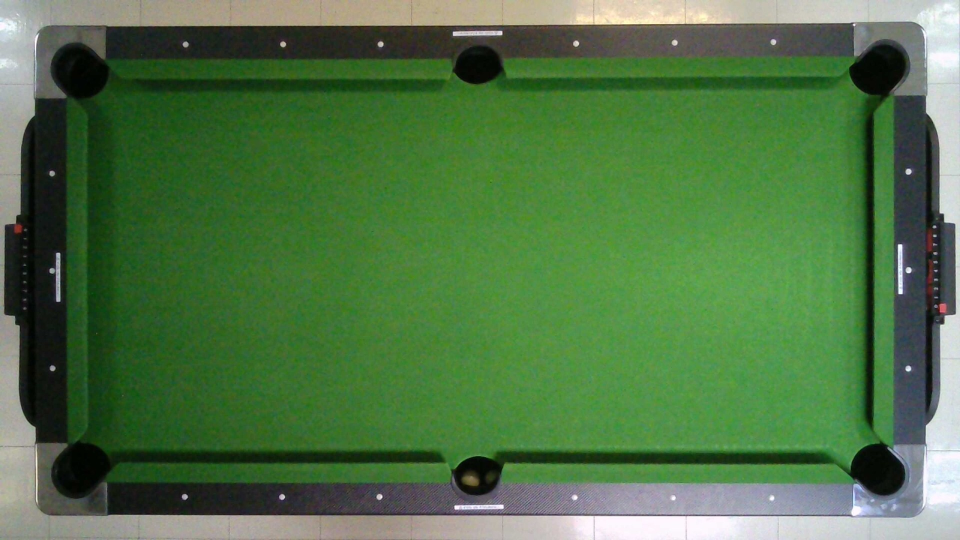
#> input picture Test_Perspective/new.jpg, 1920 x 1080 px, given in place of modeSelect.png, which was not available (shown at 1/2 size)
$ python Done_jaaaa.py
#> lines starting #> are read from the running program, lines starting #| are printed output that depends on the picture; after the words box and inside, x2 and y2 are one past the last pixel; in counts of white or black regions, pixels touching at a corner belong together; pictures that were not available may be replaced by others from this repository, and a replacement may not be noted
import numpy as np
import cv2
import time
import random
import math
import BallDetectionLib as BDLib

vidcap = cv2.VideoCapture(0)
width = 1920
height = 1080
vidcap.set(cv2.CAP_PROP_FRAME_HEIGHT, 1080)
vidcap.set(cv2.CAP_PROP_FRAME_WIDTH, 1920)

# Define the lower and upper bounds of the skin color in the HSV color space [NightBlue]
lower_skin = np.array([80, 70, 70], dtype=np.uint8)
upper_skin = np.array([100, 255, 255], dtype=np.uint8)

# Define the lower and upper bounds of the skin color in the HSV color space [NightBlue]
lower_skin_white = np.array([70, 0, 100], dtype=np.uint8)
upper_skin_white = np.array([85, 255, 255], dtype=np.uint8)

# Define the lower and upper bounds of the skin color in the HSV color space [Morning]
# lower_skin = np.array([80, 30, 180], dtype=np.uint8)
# upper_skin = np.array([100, 255, 255], dtype=np.uint8)

# Define the lower and upper bounds of the skin color in the HSV color space [Noon]
# lower_skin = np.array([60, 20, 200], dtype=np.uint8)
# upper_skin = np.array([100, 255, 255], dtype=np.uint8)

# Define the rectangular zone
x1NextBtn, y1NextBtn = 1750, 710  # top-left corner
x2NextBtn, y2NextBtn = 1850, 810  # bottom-right corner

x1PrevBtn, y1PrevBtn = 1600, 710  # top-left corner
x2PrevBtn, y2PrevBtn = 1700, 810  # bottom-right corner

x1BackBtn, y1BackBtn = 1750, 70  # top-left corner
x2BackBtn, y2BackBtn = 1850, 170  # bottom-right corner

x1TrainingBtn, y1TrainingBtn = 611, 105  # top-left corner
x2TrainingBtn, y2TrainingBtn = 1310, 403  # bottom-right corner

x1GamePlayBtn, y1GamePlayBtn = 611, 477  # top-left corner
x2GamePlayBtn, y2GamePlayBtn = 1310, 775  # bottom-right corner

x1BasicBtn, y1BasicBtn = 234, 394  # top-left corner
x2BasicBtn, y2BasicBtn = 681, 763  # bottom-right corner

x1AmatureBtn, y1AmatureBtn = 737, 394  # top-left corner
x2AmatureBtn, y2AmatureBtn = 1184, 763  # bottom-right corner

x1ProBtn, y1ProBtn = 1239, 394  # top-left corner
x2ProBtn, y2ProBtn = 1686, 763  # bottom-right corner

x1SingleBtn, y1SingleBtn = 259, 252  # top-left corner
x2SingleBtn, y2SingleBtn = 895, 791  # bottom-right corner

x1MultiBtn, y1MultiBtn = 1026, 252  # top-left corner
x2MultiBtn, y2MultiBtn = 1662, 791  # bottom-right corner

x1ReplayBtn, y1ReplayBtn = 271, 702  # top-left corner
x2ReplayBtn, y2ReplayBtn = 472, 764  # bottom-right corner

x1ExitBtn, y1ExitBtn = 1441, 702  # top-left corner
x2ExitBtn, y2ExitBtn = 1642, 764  # bottom-right corner


# Initialize the timer
start_time = None
debounceTime = 1.5

stageBasic1Pics = [
    'stageBridge.png',
    'stageBridge_2.png',
    'stageBridge_3.png',
    'stageBridge_4.png',
]

stageBasic2Pics = [
    'stageStraight.png',
    'stageStraight_2.png',
    'stageStraight_3.png'
]

stageBasic3Pics = [
    'stageGhost.png',
    'stageGhost_2.png',
    'stageGhost_3.png',
    'stageGhost_4.png'
]

stageAmature1Pics = [
    'stageCombination.png',
    'stageCombination_2.png',
    'stageCombination_3.png',
    'stageCombination_4.png',
]

stageAmature2Pics = [
    'stageDiamond.png',
    'stageDiamond_2.png',
    'stageDiamond_3.png',
    'stageDiamond_4.png',
    'stageDiamond_5.png',
    'stageDiamond_6.png',
    'stageDiamond_7.png',
    'stageDiamond_8.png',
    'stageDiamond_9.png',
]

stageAmature3Pics = [
    'stageBallControl.png',
    'stageBallControl_2.png',
    'stageBallControl_3.png',
    'stageBallControl_4.png',
    'stageBallControl_5.png',
    'stageBallControl_6.png',
    'stageBallControl_7.png',
]

stagePro1Pics = [
    'stageBasicPositioning.png',
    'stageBasicPositioning_2.png',
    'stageBasicPositioning_3.png',
    'stageBasicPositioning_4.png',
    'stageBasicPositioning_5.png',
    'stageBasicPositioning_6.png',
]

stagePro2Pics = [
    'stageSideSpin.png',
    'stageSideSpin_2.png',
    'stageSideSpin_3.png',
    'stageSideSpin_4.png',
    'stageSideSpin_5.png',
    'stageSideSpin_6.png',
]

stagePro3Pics = [
    'stageMasse.png',
    'stageMasse_2.png',
    'stageMasse_3.png',
    'stageMasse_4.png',
    'stageMasse_5.png',
    'stageMasse_6.png',
]

currentStagePics = []

# stage1Pics = [
#     'stageGrid.png'
# ]

mainStage = 'modeSelect'
prevMainStage = ''
currentStageState = 0
timeTrialMaxTime = 180
timeTrialStartTime = 0
timeTrialState = 'Prepare'
timeTrialScore = 0
timeTrialHighScore = 0
ballCheckingStartTime = 0
timeTrialMainBall = 'Blue'
timeTrialObjBall = 'Red'

objectBallExist = True
objectX = random.randint(20, 1900)
objectY = random.randint(20, 780)

updatedBall = []
updatedBallPos = []
updatedBallTablePos = []
detectedBall = []
detectedBallPos = []
detectedBallTablePos = []

ballProbs = [0, 0, 0, 0, 0, 0, 0, 0, 0]

bgFrame = None

prevObjectX = 0
prevObjectY = 0

prevWhiteX = 0
prevWhiteY = 0

def are_rectangles_overlapping(rect1, rect2):
    """
    Checks if two rectangles are overlapping
    rect1, rect2: tuples of 4 integers representing (x, y, width, height) of each rectangle
    returns: True if the rectangles are overlapping, False otherwise
    """
    x1, y1, w1, h1 = rect1
    x2, y2, w2, h2 = rect2
    if x1 + w1 < x2 or x2 + w2 < x1 or y1 + h1 < y2 or y2 + h2 < y1:
        return False
    return True

# Load the camera matrix and distortion coefficients from the calibration file
mtx = np.loadtxt('../arUco/calib_data/camera_matrix.txt')
dist = np.loadtxt('../arUco/calib_data/dist_coeffs.txt')
print("Loaded")
# mac = cv2.imread('./pics/Stage/modeSelect')
mac = cv2.imread('../pics/Stage/modeSelect.png')
#> mac is the input picture: shape (1080, 1920, 3); mean B, G, R 70.1, 116.8, 79.5
mac = cv2.resize(mac, (1920, 880))
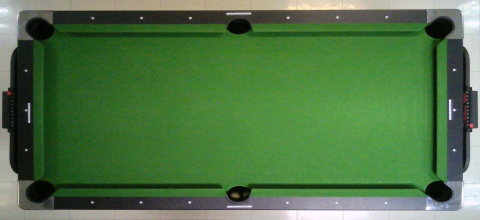
#> mac: shape (880, 1920, 3) (shown at 1/4 size); mean B, G, R 70, 116.7, 79.5
while True:
    succuess, img = vidcap.read()
    frame = img
    frame = cv2.undistort(frame, mtx, dist)
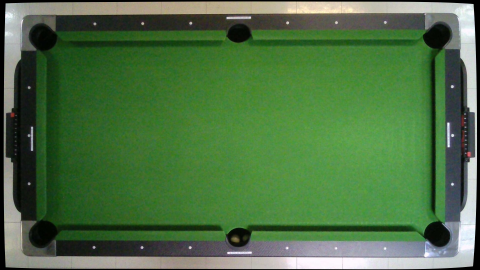
#> frame: shape (1080, 1920, 3) (shown at 1/4 size); mean B, G, R 67.6, 113.4, 76.9
    # [8 lines of commented-out code are left out]
    tl = (249 ,26)
    bl = (190 ,906)
    tr = (1699 ,24)
    br = (1773 ,915)
    # [8 lines of commented-out code are left out]
    pts1 = np.float32([tl, bl, tr, br])
    pts2 = np.float32([[0, 0], [0, height], [width, 0], [width, height]])

    matrix = cv2.getPerspectiveTransform(pts1, pts2)
    # Compute the perspective transform M
    tansformed_frame = cv2.warpPerspective(frame, matrix, (width, height))
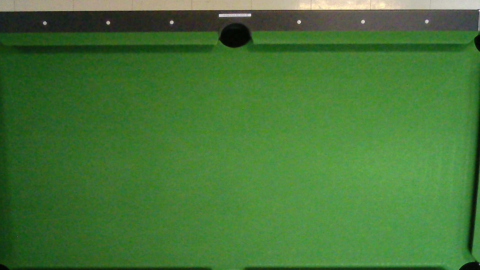
#> tansformed_frame: shape (1080, 1920, 3) (shown at 1/4 size); mean B, G, R 54.5, 118, 68.4
    frame2 = tansformed_frame.copy()
    frame3 = tansformed_frame.copy()
    handDetectFrame = frame2[200:1080,0:1920]
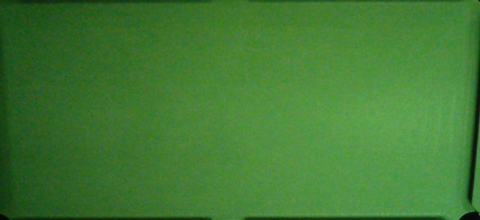
#> handDetectFrame: shape (880, 1920, 3) (shown at 1/4 size); mean B, G, R 51.6, 122.9, 65.2
    tansformed_frame[200:1080,0:1920] = mac
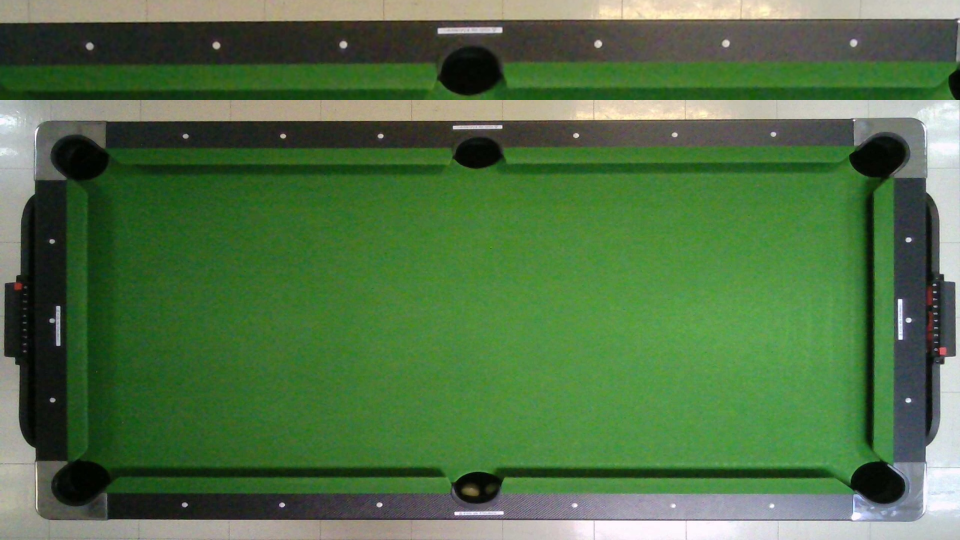
#> tansformed_frame: shape (1080, 1920, 3) (shown at 1/2 size); mean B, G, R 69.5, 113, 80.1

    hsv = cv2.cvtColor(handDetectFrame, cv2.COLOR_BGR2HSV)
#> hsv: shape (880, 1920, 3); mean H, S, V 54.6, 150.9, 122.9

    # Apply the skin color segmentation to the HSV frame
    if mainStage == 'timeTrialMode' :
        maskHand = cv2.inRange(hsv, lower_skin_white, upper_skin_white)
    else :
        # maskHand = cv2.inRange(hsv, lower_skin, upper_skin)
        maskHand = cv2.inRange(hsv, lower_skin_white, upper_skin_white)
#> maskHand: shape (880, 1920); 0% white in thin lines or dots, all inside (x1, y1, x2, y2) = (325, 499, 1920, 874)
#> (the rest of the program and of its run is left out)
